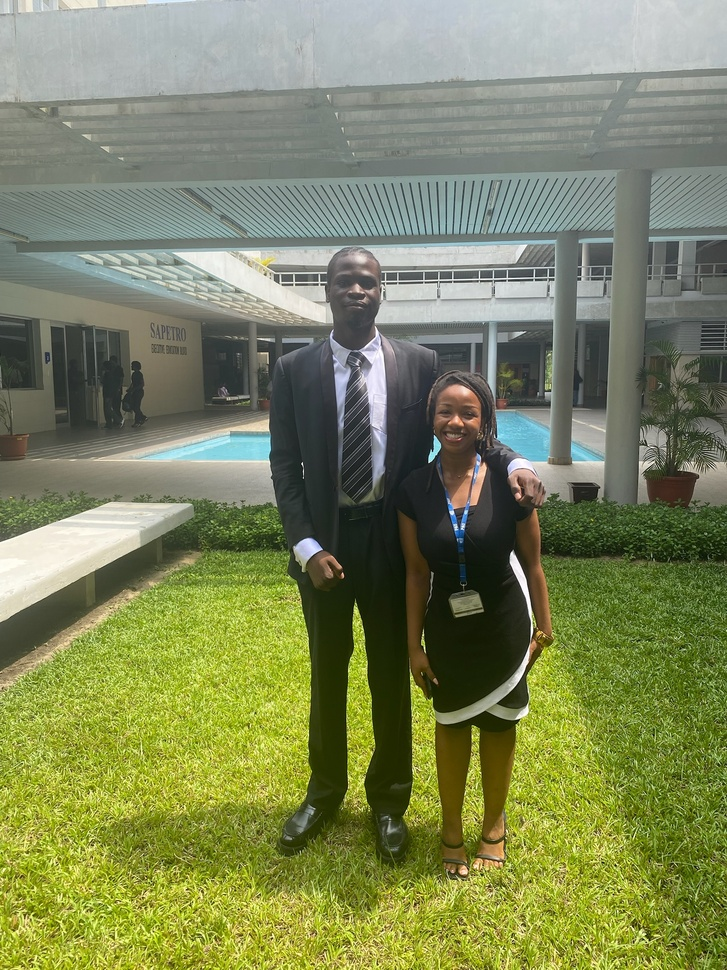
#> input picture images/image2.jpeg, 727 x 970 px, shrunk from 1536 x 2048 before the run
$ jupyter execute practice-4.ipynb
#> lines starting #> are read from the running program, lines starting #| are printed output that depends on the picture
[cell 1]
import cv2
import matplotlib.pyplot as plt
import numpy as np


image = cv2.imread('../images/image2.jpeg')
#> image is the input picture: shape (970, 727, 3); mean B, G, R 91.9, 134.3, 126.2

# Plotting the original image
plt.subplot(1,2,1)
plt.title('Original Image')
plt.imshow(image)

# Creating the sharpening kernel
kernel = np.array([[0, -1, 0], [-1, 5, -1], [0, -1, 0]])

# Sharpen the image
sharpened_image = cv2.filter2D(image, -1, kernel)
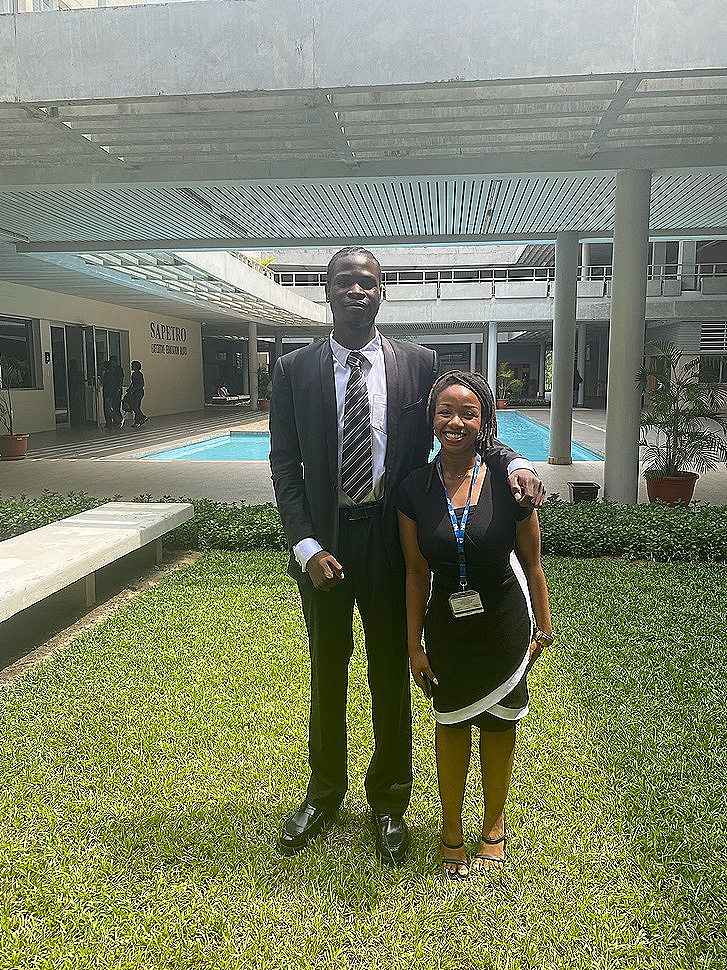
#> sharpened_image: shape (970, 727, 3); mean B, G, R 100.5, 130.6, 124

# Save the image
cv2.imwrite('../images/sharpened-image.jpeg', sharpened_image)

# Plot the sharpened image
plt.subplot(1,2,1)
plt.title("Sharpened image")
plt.imshow(sharpened_image)
plt.show()
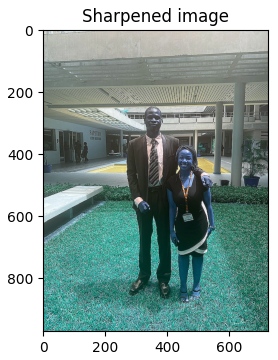
#> figure drawn by matplotlib, 1 panel; B, G, R data is drawn as R, G, B

$ run again, with images/image1.jpeg copied over images/image2.jpeg
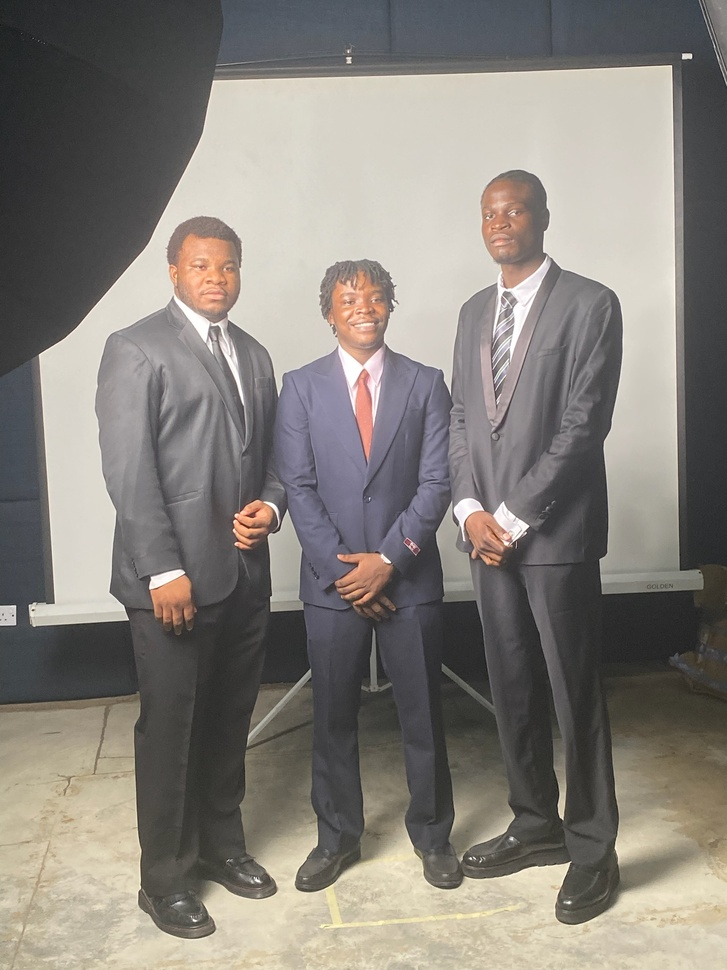
#> input picture images/image1.jpeg, 727 x 970 px, shrunk from 1536 x 2048 before the run
#> image is the input picture: shape (970, 727, 3); mean B, G, R 122.4, 128.6, 133.5
#> `plt.show()`:
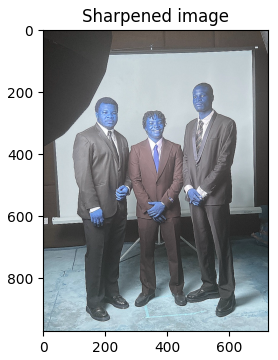
#> figure drawn by matplotlib, 1 panel; B, G, R data is drawn as R, G, B
